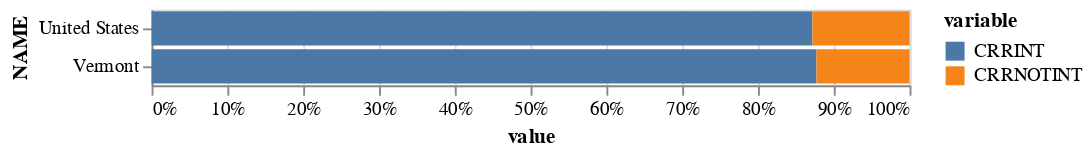

The code cell stored with this chart in its notebook:
### Code cell
alt.Chart(rr_vtus_stack).mark_bar().encode(
    x=alt.X("value",stack="normalize"),
    y="NAME",
    color="variable"
)

### Figure 1 — Vega-Lite specification as saved in the notebook (floating-point values rounded to 4 significant figures)
{"config": {"view": {"continuousWidth": 400, "continuousHeight": 300}}, "data": {"name": "data-d21c365f98ff90a779353e38a88ee85f"}, "mark": "bar", "encoding": {"color": {"type": "nominal", "field": "variable"}, "x": {"type": "quantitative", "field": "value", "stack": "normalize"}, "y": {"type": "nominal", "field": "NAME"}}, "$schema": "https://vega.github.io/schema/vega-lite/v4.8.1.json", "datasets": {"data-d21c365f98ff90a779353e38a88ee85f": [{"NAME": "United States", "variable": "CRRINT", "value": 44.2}, {"NAME": "Vermont", "variable": "CRRINT", "value": 36.4}, {"NAME": "United States", "variable": "CRRNOTINT", "value": 6.5}, {"NAME": "Vermont", "variable": "CRRNOTINT", "value": 5.1}]}}
